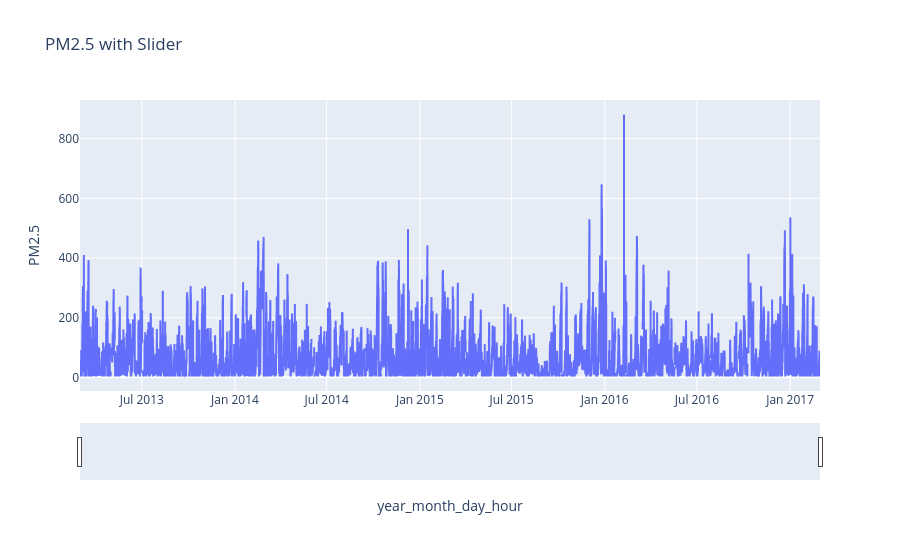

Notebook cell for this chart:
### Code cell
import plotly.express as px
fig = px.line(aq_df_non_indexed, x = 'year_month_day_hour', y='PM2.5', title='PM2.5 with Slider')
fig.update_xaxes(rangeslider_visible=True)
fig.show()

### Figure 1 — Plotly figure (JSON) as saved in the notebook; plotly's stock layout.template omitted (floating-point values rounded to 4 significant figures; data arrays with more than 128 entries replaced by an {"elided": "..."} marker saying what was removed)
{"data": [{"hovertemplate": "year_month_day_hour=%{x}<br>PM2.5=%{y}<extra></extra>", "legendgroup": "", "line": {"color": "#636efa", "dash": "solid"}, "marker": {"symbol": "circle"}, "mode": "lines", "name": "", "showlegend": false, "type": "scattergl", "x": {"elided": "35064 str values"}, "xaxis": "x", "y": {"elided": "35064 float values"}, "yaxis": "y"}], "layout": {"legend": {"tracegroupgap": 0}, "title": {"text": "PM2.5 with Slider"}, "xaxis": {"anchor": "y", "domain": [0, 1], "rangeslider": {"visible": true}, "title": {"text": "year_month_day_hour"}}, "yaxis": {"anchor": "x", "domain": [0, 1], "title": {"text": "PM2.5"}}}}
